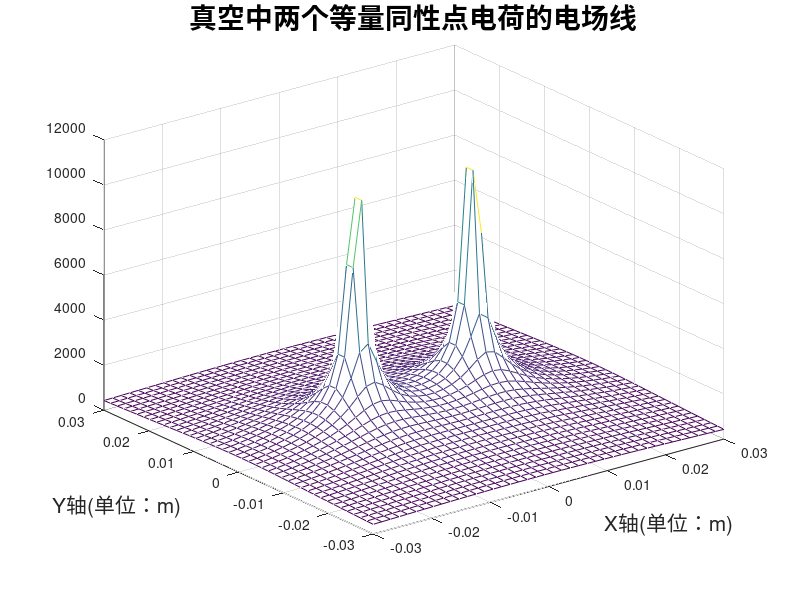
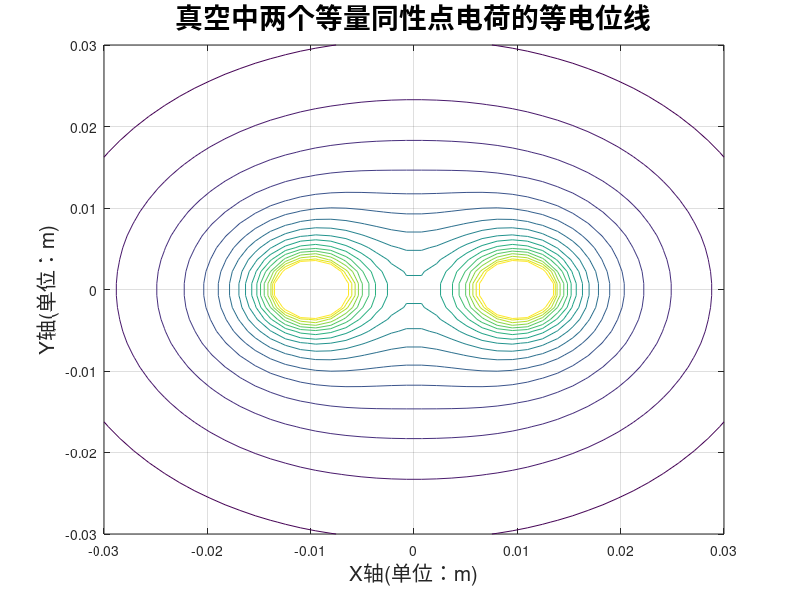
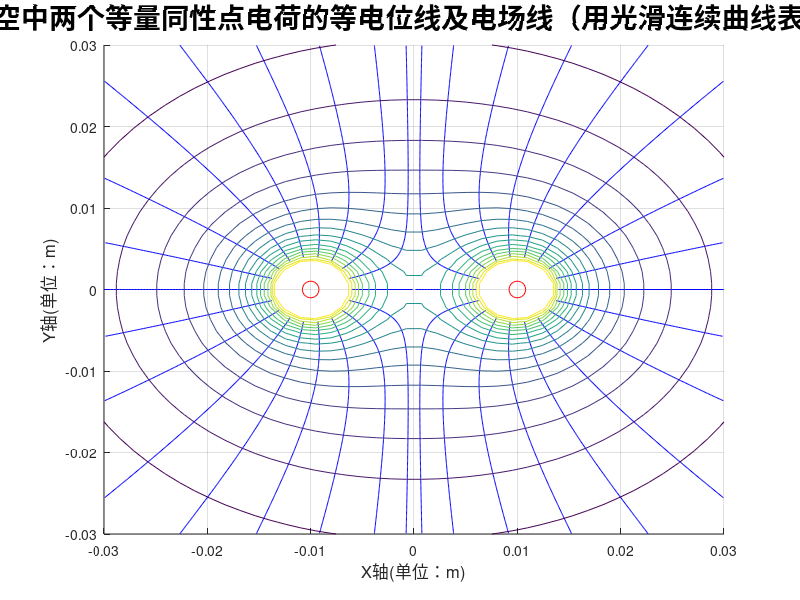
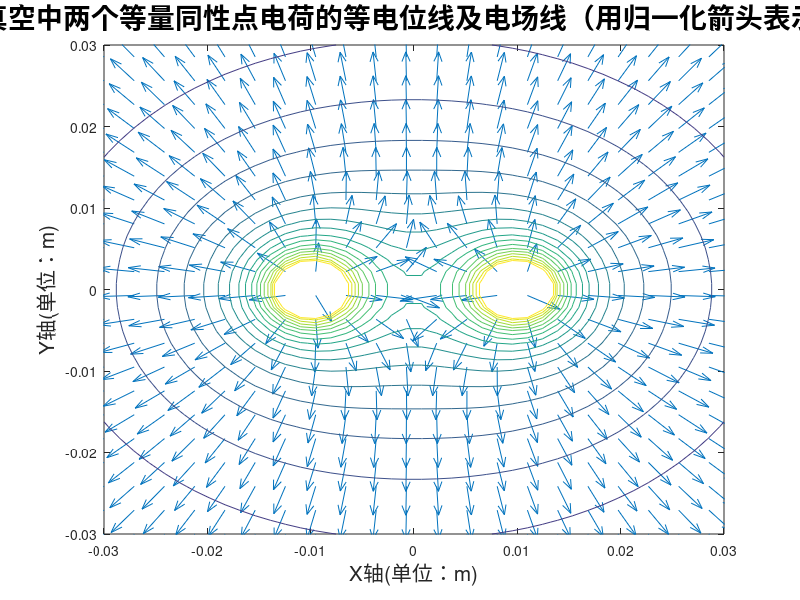

Write MATLAB code to recreate these figures, in order.
% 初始化
clear;                                                      % 清空内存中所有变量
clc;                                                        % 清空命令窗口中的内容
k=9e9;                                                      % 设置静电力衡量
Q1=1e-9;                                                    % 设置点电荷q1的电量
Q2=1e-9;                                                    % 设置点电荷q2的电量，等同q1
% 绘制场域内各点电位分布
xm=0.03;                                                    % 设置场域中x方向的范围
ym=0.03;                                                    % 设置场域中y方向的范围
x=linspace(-xm,xm,42);                                      % 将x轴等分成42等份
y=linspace(-ym,ym,42);                                      % 将y轴等分成42等份
[X,Y]=meshgrid(x,y);                                        % 形成场域中各点的坐标
R1=sqrt((X+0.01).^2+Y.^2);                                  % 计算场域中各点到点电荷q1的距离（到点p1（-0.01，0）的距离）
R2=sqrt((X-0.01).^2+Y.^2);                                  % 计算场域中各点到点电荷q2的距离（到点p2（0.01，0）的距离）
V1=k*Q1./R1;                                                % 计算场域中各点因点电荷q1产生的电位
V2=k*Q2./R2;                                                % 计算场域中各点因点电荷q2产生的电位
V=V1+V2;                                                    % 将由q1和q2产生的电位叠加
figure(1);                                                  % 在图像窗口1绘图
mesh(X,Y,V);                                                % 绘制出电位的分布图
hold on;                                                    % 保持图形                                                 
title('真空中两个等量同性点电荷的电场线','fontsize',20);          % 绘制出图形标题
xlabel('X轴(单位：m)','fontsize',15);                         % 绘制出X轴标注
ylabel('Y轴(单位：m)','fontsize',15);                         % 绘制出Y轴标注
hold off;                                                   % 取消保持
% 绘制场域内等电位线分布
Vmin=100;                                                   % 设置等位线族的最小电位值
Vmax=3000;                                                  % 设置等位线族的最大电位值
Veq=linspace(Vmin,Vmax,20);                                 % 设定20条等位线的电位值
figure(2);                                                  % 在图像窗口2绘图
contour(X,Y,V,Veq);                                         % 绘制20条等势线
grid on;                                                    % 形成网格
hold on;                                                    % 保持图形
title('真空中两个等量同性点电荷的等电位线','fontsize',20);         % 绘制出图形标题
xlabel('X轴(单位：m)','fontsize',15);                         % 绘制出X轴标注
ylabel('Y轴(单位：m)','fontsize',15);                         % 绘制出Y轴标注
hold off;                                                   % 取消保持
% 绘制场域内的等电位线及电场线（用光滑连续曲线表示）的分布
[Ex,Ey]=gradient(-V);                                       % 计算场域各点的电力强度的两个分量
del_theta=20;                                               % 设置相邻电力线间的角度差
theta=(0:del_theta:360).*pi/180;                            % 生成电力线的弧度值
xs1=0.004*cos(theta)-0.01;                                  % 从q1生成电力线的x轴坐标
xs2=0.004*cos(theta)+0.01;                                  % 从q2生成电力线的x轴坐标
ys=0.004*sin(theta);                                        % q1,q2生成电力线的y轴坐标
figure(3);                                                  % 在图像窗口3绘图
streamline(X,Y,Ex,Ey,xs1,ys);                               % 生成q1产生的电力线
streamline(X,Y,Ex,Ey,xs2,ys);                               % 生成q2产生的电力线
grid on;                                                    % 形成网格
hold on;                                                    % 保持图形
contour(X,Y,V,Veq);                                         % 绘制等势线
plot(-0.01,0,'ro','MarkerSize',12);                         % 在p1画出点电荷
plot(0.01,0,'ro','MarkerSize',12);                          % 在p2画出点电荷
title('真空中两个等量同性点电荷的等电位线及电场线（用光滑连续曲线表示）','fontsize',20);    % 绘制出图形标题
xlabel('X轴(单位：m)','fontsize',12);                         % 绘制出X轴标注
ylabel('Y轴(单位：m)','fontsize',12);                         % 绘制出注
hold off;                                                   % 取消保持
% 绘制场域内的等电位线及电场线（用归一化箭头表示）的分布
E=sqrt(Ex.^2+Ey.^2);                                        % 计算各点的电场强度的幅值
Exs=Ex./E;
Eys=Ey./E;                                                  % 归一化电场强度
Xs=X(:,1:2:42);                                             
Xs=Xs(1:2:42,:);                                            % 分别缩减箭头横坐标点至21*21
Ys=Y(:,1:2:42); 
Ys=Ys(1:2:42,:);                                            % 分别缩减箭头纵坐标点至21*21
Exs=Exs(:,1:2:42);
Exs=Exs(1:2:42,:);                                          % 分别缩减对应坐标的电场强度的X分量的数量
Eys=Eys(:,1:2:42);
Eys=Eys(1:2:42,:);                                          % 分别缩减对应坐标的电场强度的Y分量的数量
figure(4);                                                  % 在图像窗口4绘图
quiver(Xs,Ys,Exs,Eys);                                      % 用归一化箭头表示场域各点电场强度的方向
hold on;                                                    % 保持图形
contour(X,Y,V,Veq);                                         % 绘制等势线
title('真空中两个等量同性点电荷的等电位线及电场线（用归一化箭头表示）','fontsize',20);    % 绘制出图形标题
xlabel('X轴(单位：m)','fontsize',15);                         % 绘制出X轴标注
ylabel('Y轴(单位：m)','fontsize',15);                         % 绘制出Y轴标注
hold off;                                                   % 取消保持
